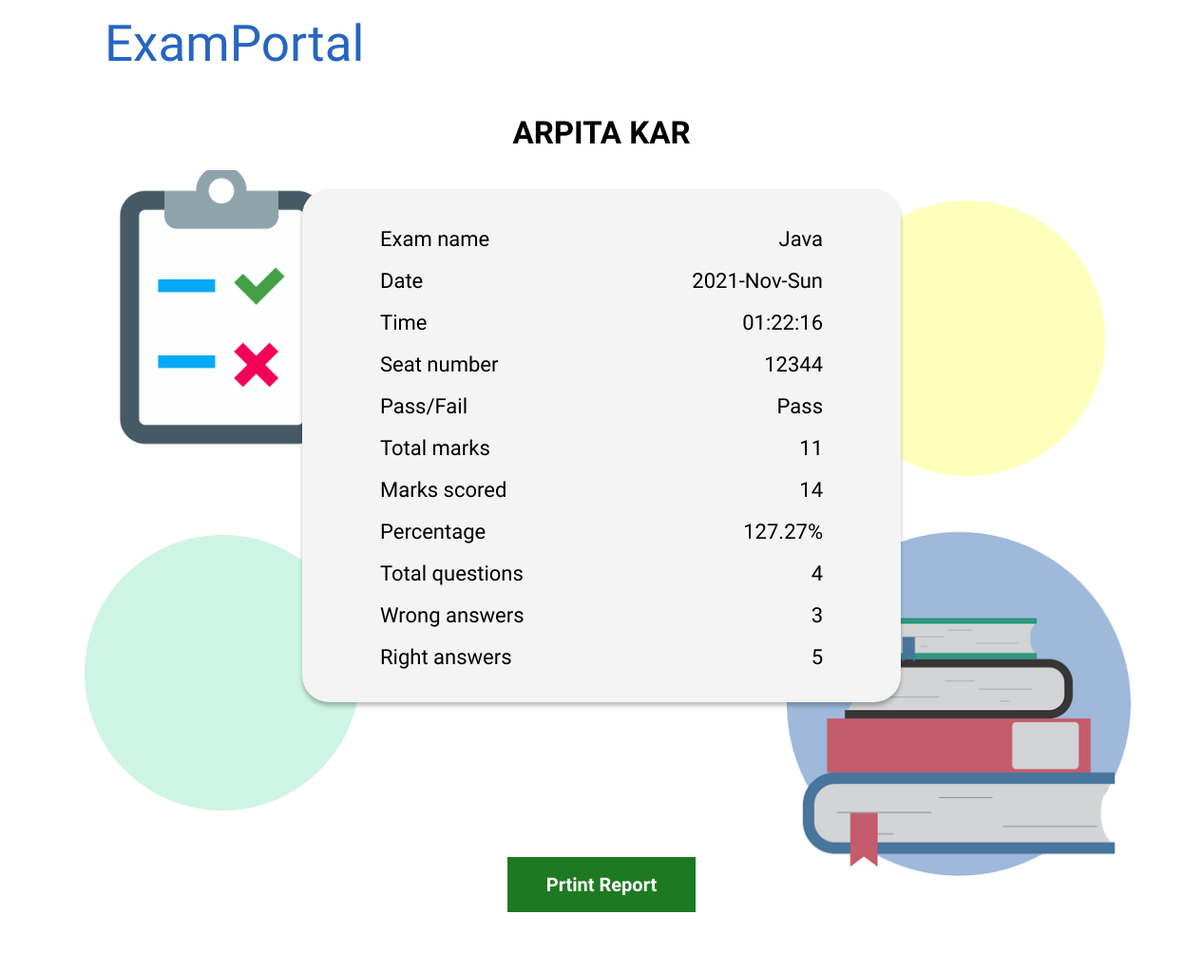
/student-report.php?t_id=78 (signed in), run on the app's committed database.
### tables this page shows
CREATE TABLE IF NOT EXISTS `student` (
  `s_id` int(100) NOT NULL AUTO_INCREMENT,
  `s_fname` varchar(500) NOT NULL,
  `s_lname` varchar(500) NOT NULL,
  `s_gender` varchar(10) NOT NULL,
  `s_phone` int(10) NOT NULL,
  `s_dob` date NOT NULL,
  `s_email` varchar(500) NOT NULL,
  `s_password` varchar(100) DEFAULT NULL,
  PRIMARY KEY (`s_id`)
);

CREATE TABLE IF NOT EXISTS `student_test_map` (
  `s_id` int(100) DEFAULT NULL,
  `t_id` int(100) DEFAULT NULL,
  `seat_no` varchar(100) DEFAULT NULL,
  `attendence` varchar(50) DEFAULT NULL,
  `date` varchar(255) DEFAULT NULL,
  `time` varchar(255) DEFAULT NULL,
  `marks_scored` int(100) DEFAULT NULL,
  `pass_fail` varchar(100) DEFAULT NULL,
  `wrong_answer` int(100) DEFAULT NULL,
  `right_answer` int(100) DEFAULT NULL,
  `percentage` float DEFAULT NULL,
  KEY `s_id` (`s_id`),
  KEY `t_id` (`t_id`)
);

CREATE TABLE IF NOT EXISTS `test` (
  `t_id` int(100) NOT NULL AUTO_INCREMENT,
  `t_name` varchar(100) NOT NULL,
  `date` date NOT NULL,
  `time` int(255) NOT NULL,
  `total_marks` int(100) NOT NULL,
  `total_ques` int(100) NOT NULL,
  PRIMARY KEY (`t_id`)
);

### student-report.php (the view, shortened to what this page needs)
<!DOCTYPE html>
<html>
<head>
    <link href="report-style.css" rel="stylesheet">
    <link href="style.css" rel="stylesheet">
</head>
<body>
<?php
        $conn = mysqli_connect("localhost", "root", "", "exam") or die(mysqli_error($conn));
        $sId = $_SESSION['sId'];
        $t_id = $_GET['t_id'];
        $sql = "SELECT s_fname, s_lname FROM student WHERE s_id='$sId'";
        $selectResult = mysqli_query($conn,$sql);
        $studentDetails = mysqli_fetch_assoc($selectResult);
        $sName = $studentDetails["s_fname"];
        $slName = $studentDetails["s_lname"];
        $selectTestDetailsQuery = "SELECT t.*, stm.*
                                    FROM test t, student_test_map stm WHERE stm.s_id= '$sId'
                                    AND stm.t_id = ' $t_id'
                                    AND t.t_id= stm.t_id;";
        $data = mysqli_query($conn, $selectTestDetailsQuery);
    ?>
 <div class="ExamPortal">ExamPortal</div>
    <br><br><br><br><br>
    <center>
    <h1 id="name"><?php echo "{$sName} {$slName}"; ?></h1>
    <br>
    <div class="container">
        <table>
        <?php
            while($result = mysqli_fetch_assoc($data))
            {
            echo "
                <tr>
                    <td>Exam name</td>
                    <td>".$result['t_name']."</td>
                </tr>
                <tr>
                    <td>Date</td>
                    <td>".$result['date']."</td>
                </tr>
                <tr>
                    <td>Time</td>
                    <td>".$result['time']."</td>
                </tr>
                <tr>
                    <td>Seat number</td>
                    <td>".$result['seat_no']."</td>
                </tr>
                <tr>
                    <td>Pass/Fail</td>
                    <td>".$result['pass_fail']."</td>
                </tr>
                <tr>
                    <td>Total marks</td>
                    <td>".$result['total_marks']."</td>
                </tr>
                <tr>
                    <td>Marks scored</td>
                    <td>".$result['marks_scored']."</td>
                </tr>
                <tr>
                    <td>Percentage</td>
                    <td>".$result['percentage']."%</td>
                </tr>
                <tr>
                    <td>Total questions</td>
                    <td>".$result['total_ques']."</td>
                </tr>
                <tr>
                    <td>Wrong answers</td>
                    <td>".$result['wrong_answer']."</td>
                </tr>
                <tr>
                    <td>Right answers</td>
                    <td>".$result['right_answer']."</td>
                </tr>";
            }
            ?>
        </table>
    </div>
    <img src="circle1.png" id="circle1"/>
    <img src="book.png" id="book"/>
    <img src="circle2.png" id="circle2"/>
    <img src="board.png" id="board"/>
    <br><br><br><br><br><br><br><br><br>
    <input id="print" type="submit" value="Prtint Report" onclick="printpage()"/>
    <br><br><br><br>
 </center>
</body>
</html>

### report-style.css (style rules this page uses)
#name { font-family: 'Spartan', sans-serif; font-style: normal; font-size: 33px; color: #000000; text-transform: uppercase; }
.container { width: 630px; height: 540px; background: #F4F4F4; box-shadow: 0px 4px 4px rgba(0, 0, 0, 0.25); border-radius: 28px; z-index: 1; }
table { padding: 30px 30px 10px 30px ; width: 630px; }
th, td { padding: 10px 50px 10px 50px; font-family: 'Spartan', sans-serif; font-style: normal; font-size: 22px; line-height: 22px; }
td:nth-child(2) { text-align: right; }
#circle1 { position: absolute; width: 290px; height: 290px; margin-top: -33em; margin-left: 15em; z-index: -1; }
#book { position: absolute; width: 560px; height: 551px; margin-left: 6em; margin-top: -17em; z-index: -1; }
#circle2 { position: absolute; width: 290px; height: 290px; margin-left: -34em; margin-top: -11em; z-index: -1; }
#board { position: absolute; width: 320px; height: 310px; margin-left: -35em; margin-top: -35em; z-index: -1; }
#print { background-color: #1d7a22; width: 200px; height: 60px; border: 1px solid white; font-family: 'Spartan', sans-serif; font-weight: bold; font-size: 20px; line-height: 26px; color: #FFFFFF; text-decoration: none; cursor: pointer; }

### style.css (style rules this page uses)
body { position: relative; background: #FFFFFF; }
.ExamPortal { position: absolute; width: 274px; height: 45px; left: 102px; top: 10px; font-family: 'Sansita Swashed', cursive; font-size: 53px; line-height: 56px; color: #2765C1; }
input[type=submit] { background-color: #1d7a22; width: 100px; height: 50px; border: 1px solid white; font-family: 'Spartan', sans-serif; font-weight: bold; font-size: 20px; line-height: 26px; color: #FFFFFF; text-decoration: none; cursor: pointer; }

### data on the page
student: s_fname "ARPITA", s_lname "KAR"
student_test_map: t_id.t_name "Java", date "2021-Nov-Sun", time "01:22:16", seat_no "12344", pass_fail "Pass", t_id.total_marks "11", marks_scored "14", percentage "127.27", t_id.total_ques "4", wrong_answer "3", right_answer "5"
